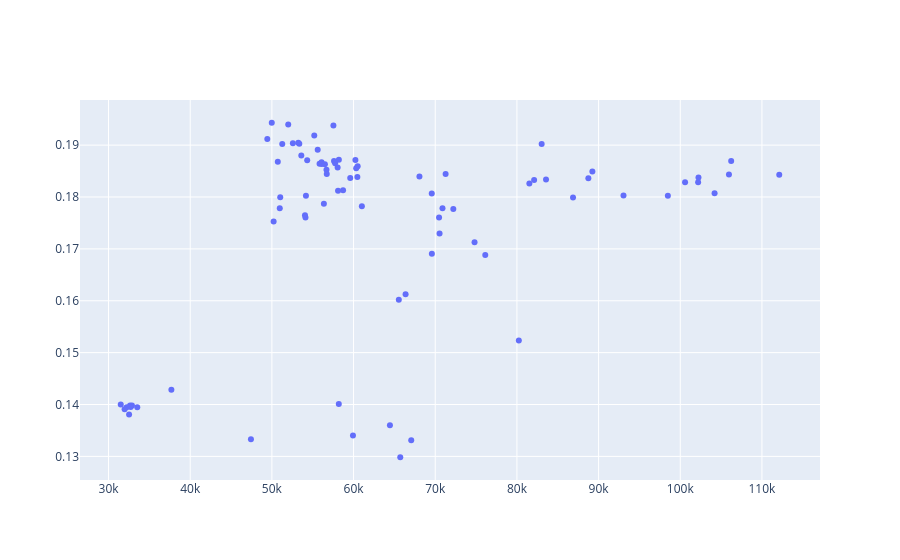

Notebook code for this chart:
### Code cell
import plotly.graph_objects as go  

fig = go.Figure()
fig.add_trace(go.Scatter(x = df.drawdown_mean, y = df.return_mean, mode = 'markers'))
fig.show()
